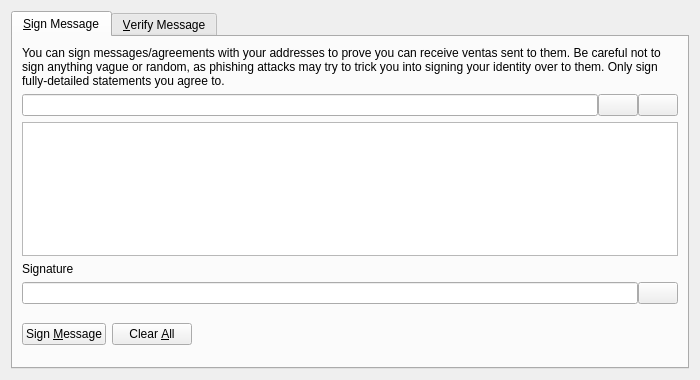
<?xml version="1.0" encoding="UTF-8"?>
<ui version="4.0">
 <class>SignVerifyMessageDialog</class>
 <widget class="QDialog" name="SignVerifyMessageDialog">
  <property name="geometry">
   <rect>
    <x>0</x>
    <y>0</y>
    <width>700</width>
    <height>380</height>
   </rect>
  </property>
  <property name="windowTitle">
   <string>Signatures - Sign / Verify a Message</string>
  </property>
  <property name="modal">
   <bool>true</bool>
  </property>
  <layout class="QVBoxLayout" name="verticalLayout">
   <item>
    <widget class="QTabWidget" name="tabWidget">
     <property name="currentIndex">
      <number>0</number>
     </property>
     <widget class="QWidget" name="tabSignMessage">
      <attribute name="title">
       <string>&amp;Sign Message</string>
      </attribute>
      <layout class="QVBoxLayout" name="verticalLayout_SM">
       <item>
        <widget class="QLabel" name="infoLabel_SM">
         <property name="text">
          <string>You can sign messages/agreements with your addresses to prove you can receive ventas sent to them. Be careful not to sign anything vague or random, as phishing attacks may try to trick you into signing your identity over to them. Only sign fully-detailed statements you agree to.</string>
         </property>
         <property name="textFormat">
          <enum>Qt::PlainText</enum>
         </property>
         <property name="wordWrap">
          <bool>true</bool>
         </property>
        </widget>
       </item>
       <item>
        <layout class="QHBoxLayout" name="horizontalLayout_1_SM">
         <property name="spacing">
          <number>0</number>
         </property>
         <item>
          <widget class="QValidatedLineEdit" name="addressIn_SM">
           <property name="toolTip">
            <string>The Ventas address to sign the message with</string>
           </property>
          </widget>
         </item>
         <item>
          <widget class="QPushButton" name="addressBookButton_SM">
           <property name="toolTip">
            <string>Choose previously used address</string>
           </property>
           <property name="text">
            <string/>
           </property>
           <property name="icon">
            <iconset resource="../bitcoin.qrc">
             <normaloff>:/icons/address-book</normaloff>:/icons/address-book</iconset>
           </property>
           <property name="shortcut">
            <string>Alt+A</string>
           </property>
           <property name="autoDefault">
            <bool>false</bool>
           </property>
          </widget>
         </item>
         <item>
          <widget class="QPushButton" name="pasteButton_SM">
           <property name="toolTip">
            <string>Paste address from clipboard</string>
           </property>
           <property name="text">
            <string/>
           </property>
           <property name="icon">
            <iconset resource="../bitcoin.qrc">
             <normaloff>:/icons/editpaste</normaloff>:/icons/editpaste</iconset>
           </property>
           <property name="shortcut">
            <string>Alt+P</string>
           </property>
           <property name="autoDefault">
            <bool>false</bool>
           </property>
          </widget>
         </item>
        </layout>
       </item>
       <item>
        <widget class="QPlainTextEdit" name="messageIn_SM">
         <property name="toolTip">
          <string>Enter the message you want to sign here</string>
         </property>
        </widget>
       </item>
       <item>
        <widget class="QLabel" name="signatureLabel_SM">
         <property name="text">
          <string>Signature</string>
         </property>
         <property name="textFormat">
          <enum>Qt::PlainText</enum>
         </property>
        </widget>
       </item>
       <item>
        <layout class="QHBoxLayout" name="horizontalLayout_2_SM">
         <property name="spacing">
          <number>0</number>
         </property>
         <item>
          <widget class="QLineEdit" name="signatureOut_SM">
           <property name="font">
            <font>
             <italic>true</italic>
            </font>
           </property>
           <property name="readOnly">
            <bool>true</bool>
           </property>
          </widget>
         </item>
         <item>
          <widget class="QPushButton" name="copySignatureButton_SM">
           <property name="toolTip">
            <string>Copy the current signature to the system clipboard</string>
           </property>
           <property name="text">
            <string/>
           </property>
           <property name="icon">
            <iconset resource="../bitcoin.qrc">
             <normaloff>:/icons/editcopy</normaloff>:/icons/editcopy</iconset>
           </property>
           <property name="autoDefault">
            <bool>false</bool>
           </property>
          </widget>
         </item>
        </layout>
       </item>
       <item>
        <layout class="QHBoxLayout" name="horizontalLayout_3_SM">
         <item>
          <widget class="QPushButton" name="signMessageButton_SM">
           <property name="toolTip">
            <string>Sign the message to prove you own this Ventas address</string>
           </property>
           <property name="text">
            <string>Sign &amp;Message</string>
           </property>
           <property name="icon">
            <iconset resource="../bitcoin.qrc">
             <normaloff>:/icons/edit</normaloff>:/icons/edit</iconset>
           </property>
           <property name="autoDefault">
            <bool>false</bool>
           </property>
          </widget>
         </item>
         <item>
          <widget class="QPushButton" name="clearButton_SM">
           <property name="toolTip">
            <string>Reset all sign message fields</string>
           </property>
           <property name="text">
            <string>Clear &amp;All</string>
           </property>
           <property name="icon">
            <iconset resource="../bitcoin.qrc">
             <normaloff>:/icons/remove</normaloff>:/icons/remove</iconset>
           </property>
           <property name="autoDefault">
            <bool>false</bool>
           </property>
          </widget>
         </item>
         <item>
          <spacer name="horizontalSpacer_1_SM">
           <property name="orientation">
            <enum>Qt::Horizontal</enum>
           </property>
           <property name="sizeHint" stdset="0">
            <size>
             <width>40</width>
             <height>48</height>
            </size>
           </property>
          </spacer>
         </item>
         <item>
          <widget class="QLabel" name="statusLabel_SM">
           <property name="font">
            <font>
             <weight>75</weight>
             <bold>true</bold>
            </font>
           </property>
           <property name="text">
            <string/>
           </property>
           <property name="wordWrap">
            <bool>true</bool>
           </property>
          </widget>
         </item>
         <item>
          <spacer name="horizontalSpacer_2_SM">
           <property name="orientation">
            <enum>Qt::Horizontal</enum>
           </property>
           <property name="sizeHint" stdset="0">
            <size>
             <width>40</width>
             <height>48</height>
            </size>
           </property>
          </spacer>
         </item>
        </layout>
       </item>
      </layout>
     </widget>
     <widget class="QWidget" name="tabVerifyMessage">
      <attribute name="title">
       <string>&amp;Verify Message</string>
      </attribute>
      <layout class="QVBoxLayout" name="verticalLayout_VM">
       <item>
        <widget class="QLabel" name="infoLabel_VM">
         <property name="text">
          <string>Enter the receiver's address, message (ensure you copy line breaks, spaces, tabs, etc. exactly) and signature below to verify the message. Be careful not to read more into the signature than what is in the signed message itself, to avoid being tricked by a man-in-the-middle attack. Note that this only proves the signing party receives with the address, it cannot prove sendership of any transaction!</string>
         </property>
         <property name="textFormat">
          <enum>Qt::PlainText</enum>
         </property>
         <property name="alignment">
          <set>Qt::AlignLeading|Qt::AlignLeft|Qt::AlignTop</set>
         </property>
         <property name="wordWrap">
          <bool>true</bool>
         </property>
        </widget>
       </item>
       <item>
        <layout class="QHBoxLayout" name="horizontalLayout_1_VM">
         <property name="spacing">
          <number>0</number>
         </property>
         <item>
          <widget class="QValidatedLineEdit" name="addressIn_VM">
           <property name="toolTip">
            <string>The Ventas address the message was signed with</string>
           </property>
          </widget>
         </item>
         <item>
          <widget class="QPushButton" name="addressBookButton_VM">
           <property name="toolTip">
            <string>Choose previously used address</string>
           </property>
           <property name="text">
            <string/>
           </property>
           <property name="icon">
            <iconset resource="../bitcoin.qrc">
             <normaloff>:/icons/address-book</normaloff>:/icons/address-book</iconset>
           </property>
           <property name="shortcut">
            <string>Alt+A</string>
           </property>
           <property name="autoDefault">
            <bool>false</bool>
           </property>
          </widget>
         </item>
        </layout>
       </item>
       <item>
        <widget class="QPlainTextEdit" name="messageIn_VM"/>
       </item>
       <item>
        <widget class="QValidatedLineEdit" name="signatureIn_VM"/>
       </item>
       <item>
        <layout class="QHBoxLayout" name="horizontalLayout_2_VM">
         <item>
          <widget class="QPushButton" name="verifyMessageButton_VM">
           <property name="toolTip">
            <string>Verify the message to ensure it was signed with the specified Ventas address</string>
           </property>
           <property name="text">
            <string>Verify &amp;Message</string>
           </property>
           <property name="icon">
            <iconset resource="../bitcoin.qrc">
             <normaloff>:/icons/transaction_0</normaloff>:/icons/transaction_0</iconset>
           </property>
           <property name="autoDefault">
            <bool>false</bool>
           </property>
          </widget>
         </item>
         <item>
          <widget class="QPushButton" name="clearButton_VM">
           <property name="toolTip">
            <string>Reset all verify message fields</string>
           </property>
           <property name="text">
            <string>Clear &amp;All</string>
           </property>
           <property name="icon">
            <iconset resource="../bitcoin.qrc">
             <normaloff>:/icons/remove</normaloff>:/icons/remove</iconset>
           </property>
           <property name="autoDefault">
            <bool>false</bool>
           </property>
          </widget>
         </item>
         <item>
          <spacer name="horizontalSpacer_1_VM">
           <property name="orientation">
            <enum>Qt::Horizontal</enum>
           </property>
           <property name="sizeHint" stdset="0">
            <size>
             <width>40</width>
             <height>48</height>
            </size>
           </property>
          </spacer>
         </item>
         <item>
          <widget class="QLabel" name="statusLabel_VM">
           <property name="font">
            <font>
             <weight>75</weight>
             <bold>true</bold>
            </font>
           </property>
           <property name="text">
            <string/>
           </property>
           <property name="wordWrap">
            <bool>true</bool>
           </property>
          </widget>
         </item>
         <item>
          <spacer name="horizontalSpacer_2_VM">
           <property name="orientation">
            <enum>Qt::Horizontal</enum>
           </property>
           <property name="sizeHint" stdset="0">
            <size>
             <width>40</width>
             <height>48</height>
            </size>
           </property>
          </spacer>
         </item>
        </layout>
       </item>
      </layout>
     </widget>
    </widget>
   </item>
  </layout>
 </widget>
 <customwidgets>
  <customwidget>
   <class>QValidatedLineEdit</class>
   <extends>QLineEdit</extends>
   <header>qvalidatedlineedit.h</header>
  </customwidget>
 </customwidgets>
 <resources>
  <include location="../bitcoin.qrc"/>
 </resources>
 <connections/>
</ui>
